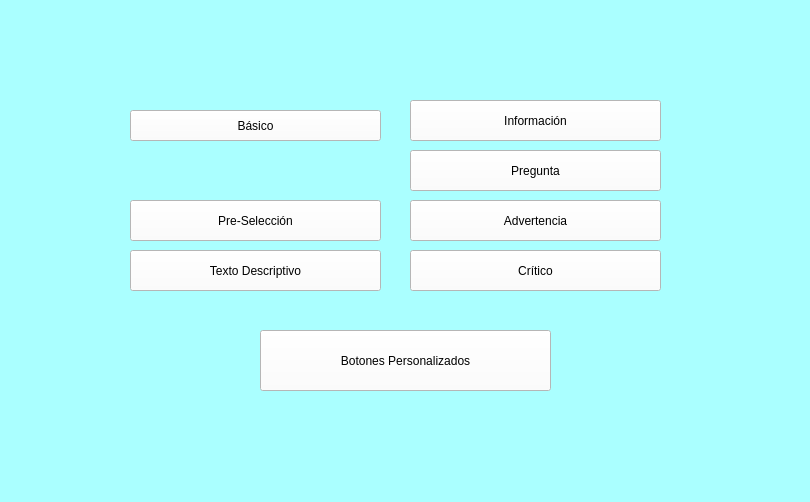
<?xml version="1.0" encoding="UTF-8"?>
<ui version="4.0">
 <class>MainWindow</class>
 <widget class="QMainWindow" name="MainWindow">
  <property name="geometry">
   <rect>
    <x>0</x>
    <y>0</y>
    <width>810</width>
    <height>502</height>
   </rect>
  </property>
  <property name="windowTitle">
   <string>MainWindow</string>
  </property>
  <property name="styleSheet">
   <string notr="true">background-color: rgb(170, 255, 255);</string>
  </property>
  <widget class="QWidget" name="centralwidget">
   <widget class="QPushButton" name="btn_basico">
    <property name="geometry">
     <rect>
      <x>130</x>
      <y>110</y>
      <width>251</width>
      <height>31</height>
     </rect>
    </property>
    <property name="styleSheet">
     <string notr="true">font: 16pt 16pt &quot;MS Shell Dlg 2&quot;;
background-color: rgb(255, 255, 255);</string>
    </property>
    <property name="text">
     <string>Básico</string>
    </property>
   </widget>
   <widget class="QPushButton" name="btn_op_defecto">
    <property name="geometry">
     <rect>
      <x>130</x>
      <y>200</y>
      <width>251</width>
      <height>41</height>
     </rect>
    </property>
    <property name="styleSheet">
     <string notr="true">font: 16pt 16pt &quot;MS Shell Dlg 2&quot;;
background-color: rgb(255, 255, 255);</string>
    </property>
    <property name="text">
     <string>Pre-Selección</string>
    </property>
   </widget>
   <widget class="QPushButton" name="btn_texto_detallado">
    <property name="geometry">
     <rect>
      <x>130</x>
      <y>250</y>
      <width>251</width>
      <height>41</height>
     </rect>
    </property>
    <property name="styleSheet">
     <string notr="true">font: 16pt 16pt &quot;MS Shell Dlg 2&quot;;
background-color: rgb(255, 255, 255);</string>
    </property>
    <property name="text">
     <string>Texto Descriptivo</string>
    </property>
   </widget>
   <widget class="QPushButton" name="btn_informacion">
    <property name="geometry">
     <rect>
      <x>410</x>
      <y>100</y>
      <width>251</width>
      <height>41</height>
     </rect>
    </property>
    <property name="styleSheet">
     <string notr="true">font: 16pt 16pt &quot;MS Shell Dlg 2&quot;;
background-color: rgb(255, 255, 255);</string>
    </property>
    <property name="text">
     <string>Información</string>
    </property>
   </widget>
   <widget class="QPushButton" name="btn_pregunta">
    <property name="geometry">
     <rect>
      <x>410</x>
      <y>150</y>
      <width>251</width>
      <height>41</height>
     </rect>
    </property>
    <property name="styleSheet">
     <string notr="true">font: 16pt 16pt &quot;MS Shell Dlg 2&quot;;
background-color: rgb(255, 255, 255);</string>
    </property>
    <property name="text">
     <string>Pregunta</string>
    </property>
   </widget>
   <widget class="QPushButton" name="btn_advertencia">
    <property name="geometry">
     <rect>
      <x>410</x>
      <y>200</y>
      <width>251</width>
      <height>41</height>
     </rect>
    </property>
    <property name="styleSheet">
     <string notr="true">font: 16pt 16pt &quot;MS Shell Dlg 2&quot;;
background-color: rgb(255, 255, 255);</string>
    </property>
    <property name="text">
     <string>Advertencia</string>
    </property>
   </widget>
   <widget class="QPushButton" name="btn_critico">
    <property name="geometry">
     <rect>
      <x>410</x>
      <y>250</y>
      <width>251</width>
      <height>41</height>
     </rect>
    </property>
    <property name="styleSheet">
     <string notr="true">font: 16pt 16pt &quot;MS Shell Dlg 2&quot;;
background-color: rgb(255, 255, 255);</string>
    </property>
    <property name="text">
     <string>Crítico</string>
    </property>
   </widget>
   <widget class="QPushButton" name="btn_botones_personalizados">
    <property name="geometry">
     <rect>
      <x>260</x>
      <y>330</y>
      <width>291</width>
      <height>61</height>
     </rect>
    </property>
    <property name="styleSheet">
     <string notr="true">font: 16pt 16pt &quot;MS Shell Dlg 2&quot;;
background-color: rgb(255, 255, 255);</string>
    </property>
    <property name="text">
     <string>Botones Personalizados</string>
    </property>
   </widget>
   <widget class="QLabel" name="label">
    <property name="geometry">
     <rect>
      <x>20</x>
      <y>10</y>
      <width>161</width>
      <height>71</height>
     </rect>
    </property>
    <property name="text">
     <string/>
    </property>
    <property name="pixmap">
     <pixmap resource="../../Resource/resource.qrc">:/Logos/uatlogopng.png</pixmap>
    </property>
    <property name="scaledContents">
     <bool>true</bool>
    </property>
   </widget>
   <widget class="QLabel" name="label_2">
    <property name="geometry">
     <rect>
      <x>630</x>
      <y>340</y>
      <width>191</width>
      <height>131</height>
     </rect>
    </property>
    <property name="text">
     <string/>
    </property>
    <property name="pixmap">
     <pixmap resource="../../Resource/resource.qrc">:/Logos/Shelby-Logo.png</pixmap>
    </property>
    <property name="scaledContents">
     <bool>true</bool>
    </property>
   </widget>
   <widget class="QLabel" name="label_3">
    <property name="geometry">
     <rect>
      <x>580</x>
      <y>10</y>
      <width>221</width>
      <height>71</height>
     </rect>
    </property>
    <property name="text">
     <string/>
    </property>
    <property name="pixmap">
     <pixmap resource="../../Resource/resource.qrc">:/Logos/fians.png</pixmap>
    </property>
    <property name="scaledContents">
     <bool>true</bool>
    </property>
   </widget>
  </widget>
  <widget class="QStatusBar" name="statusbar"/>
 </widget>
 <resources>
  <include location="../../Resource/resource.qrc"/>
 </resources>
 <connections/>
</ui>
